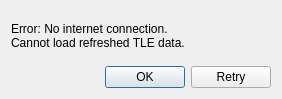
<?xml version="1.0" encoding="UTF-8"?>
<ui version="4.0">
 <class>NoInternet</class>
 <widget class="QDialog" name="NoInternet">
  <property name="geometry">
   <rect>
    <x>0</x>
    <y>0</y>
    <width>282</width>
    <height>99</height>
   </rect>
  </property>
  <property name="windowTitle">
   <string>Error</string>
  </property>
  <layout class="QGridLayout" name="gridLayout">
   <item row="1" column="0">
    <widget class="QDialogButtonBox" name="buttonBox">
     <property name="orientation">
      <enum>Qt::Orientation::Horizontal</enum>
     </property>
     <property name="standardButtons">
      <set>QDialogButtonBox::StandardButton::Ok|QDialogButtonBox::StandardButton::Retry</set>
     </property>
    </widget>
   </item>
   <item row="0" column="0">
    <widget class="QLabel" name="label">
     <property name="text">
      <string>Error: No internet connection.
Cannot load refreshed TLE data.</string>
     </property>
    </widget>
   </item>
  </layout>
 </widget>
 <resources/>
 <connections>
  <connection>
   <sender>buttonBox</sender>
   <signal>accepted()</signal>
   <receiver>NoInternet</receiver>
   <slot>accept()</slot>
   <hints>
    <hint type="sourcelabel">
     <x>248</x>
     <y>254</y>
    </hint>
    <hint type="destinationlabel">
     <x>157</x>
     <y>274</y>
    </hint>
   </hints>
  </connection>
  <connection>
   <sender>buttonBox</sender>
   <signal>rejected()</signal>
   <receiver>NoInternet</receiver>
   <slot>reject()</slot>
   <hints>
    <hint type="sourcelabel">
     <x>316</x>
     <y>260</y>
    </hint>
    <hint type="destinationlabel">
     <x>286</x>
     <y>274</y>
    </hint>
   </hints>
  </connection>
 </connections>
</ui>
